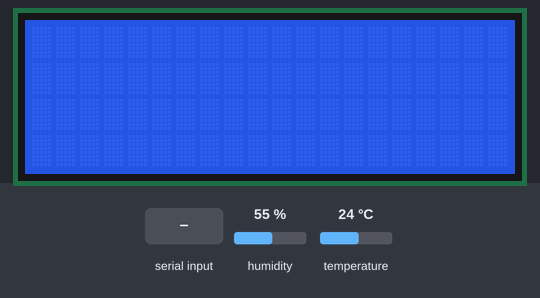
A sketch run on a simulated Arduino Uno, built with avr-gcc and run on an emulated ATmega328P. Parts: 20×4 character LCD. The inputs (shaded band) are chosen by the test bench; at power-on: humidity 55 %, temperature 24 °C. What the sketch prints to the serial monitor is not drawn.

Above: at 1.2 s.
1.3 s: "1" received over Serial
At 2.6 s:
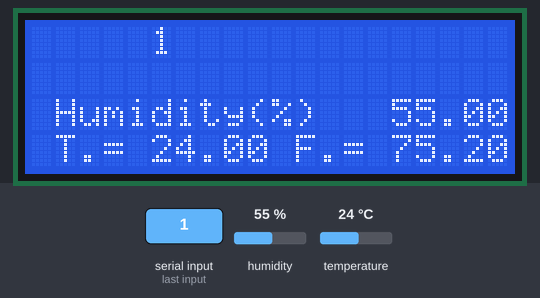
2.9 s: "0" received over Serial
At 4.1 s:
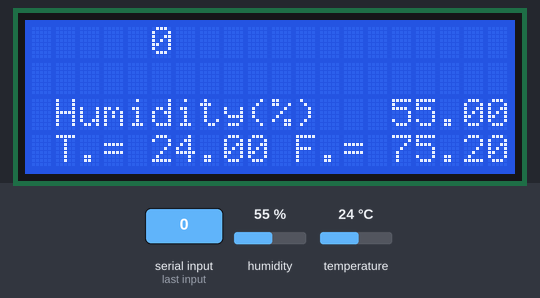
Timing chart, 0 to 5.9 s (numbered marks = the images above; inputs shaded):
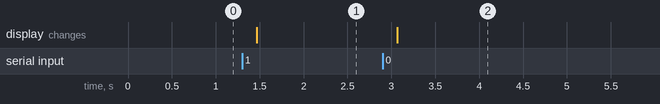

The sketch:

I2C.ino
```cpp
#include <LiquidCrystal.h>
LiquidCrystal lcd(12, 11, 5, 4, 3, 2);
#include "DHT.h"
#define DHTPIN 7
#define DHTTYPE DHT22
DHT dht(DHTPIN, DHTTYPE);
void setup() {
  lcd.begin(20, 4);
  Serial.begin(9600);
  dht.begin();
  Serial.setTimeout(50);
}

void loop() {
  String text = Serial.readString();
  String line1 = text.substring(0, 16);
  String line2 = text.substring(16, 33);
  String line3 = text.substring(33,49);
  String line4 = text.substring(49, 65);
  float h = dht.readHumidity();
  float t = dht.readTemperature();
  float f = dht.readTemperature(true);

  Serial.println(h);
  Serial.println(t);
  Serial.println(f);


  if(text.length() > 0) {
    delay(100);
    lcd.setCursor(4, 0);
    lcd.print("                    ");
    lcd.setCursor(1, 1);
    lcd.print("                    ");
    lcd.setCursor(0, 2);
    lcd.print(" Humidity(%)    ");
    lcd.setCursor(15, 2);
    lcd.print( h);
    lcd.setCursor(0, 3);
    lcd.print(" T.=       F.=   ");
    lcd.setCursor(5, 3);
    lcd.print(t);
    lcd.setCursor(15, 3);
    lcd.print(f);
  }
    lcd.setCursor(5, 0);
    lcd.print(line1);
    lcd.setCursor(1, 1);
    lcd.print(line2);
    lcd.setCursor(0, 2);
    lcd.print(line3);
    lcd.setCursor(0, 3);
    lcd.print(line4);
}
```

Measured:
- after the input at 1.3 s, the display: changes after 0.17 s (image 1)
- after the input at 2.9 s, the display: changes after 0.17 s (image 2)
